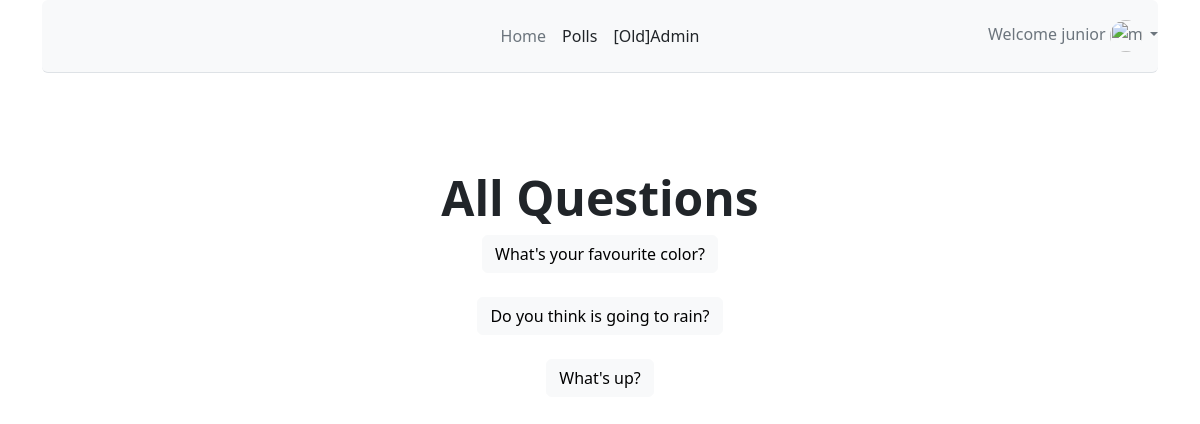
The page /polls/ (signed in) on the database its author committed.
### polls/models.py (models this page shows, shortened)
class Question(models.Model):
    question_text = models.CharField(max_length=200)
    pub_date = models.DateTimeField('date published')

### polls/views.py (the view)
# urls.py: path('', views.index, name='index'),
def index(request):
    latest_question_list = Question.objects.order_by('-pub_date')[:5]
    context = {'latest_question_list': latest_question_list,}
    return render(request, 'polls/index.html', context)

### templates/polls/index.html (shortened to what this page needs)
{% extends 'base.html' %}
{% block content %}
    <div class="px-4 py-5 my-5 text-center">
    <h1 class="display-5 fw-bold">All Questions</h1>
    <div class="col-lg-6 mx-auto">
        {% if latest_question_list %}
    {% for question in latest_question_list %}
        <a href="{% url 'polls:detail' question.id %}" class="btn btn-light lead mb-4">{{ question.question_text }}</a><br>
    {% endfor %}
{% else %}
    <p class="lead mb-4">No polls are available.</p>
{% endif %}
    </div>
    </div>
{% endblock %}

### templates/base.html (shortened to what this page needs)
<html lang="en"><head>
    <link href="https://cdn.jsdelivr.net/npm/bootstrap@5.2.2/dist/css/bootstrap.min.css" rel="stylesheet">
  </head>
  <body>
<main>
  <div class="container">
    <header class="d-flex flex-wrap align-items-center justify-content-center justify-content-md-between py-3 mb-4 border-bottom bg-light rounded">
      <a href="/" class="d-flex align-items-center col-md-3 mb-2 mb-md-0 text-dark text-decoration-none">
        <svg class="bi me-2" width="40" height="32" role="img" aria-label="Bootstrap"><use xlink:href="#bootstrap"></use></svg>
      </a>
      <ul class="nav col-12 col-md-auto mb-2 justify-content-center mb-md-0">
            <li><a href="/" class="nav-link px-2 link-secondary">Home</a></li>
            {% if user.is_authenticated %}
              <li><a href="/polls" class="nav-link px-2 link-dark">Polls</a></li>
              <li><a href="/admin" class="nav-link px-2 link-dark">[Old]Admin</a></li>
          {% else %}
            <li><a role="link" aria-disabled="true" class="nav-link px-2 link-dark">Polls</a></li>
          {% endif %}
      </ul>
      <div class="col-md-3 text-end">
          {% if user.is_authenticated %}
              <div class="dropdown text-end">
                <a href="#" class="d-block link-dark text-decoration-none dropdown-toggle text-muted" data-bs-toggle="dropdown" aria-expanded="false">
                  Welcome {{ user.username }}
                  <img src="https://github.com/mdo.png" alt="mdo" width="32" height="32" class="rounded-circle">
                </a>
              </div>
          {% else %}
              <a href="{% url 'login' %}" class="btn btn-outline-primary me-2">Log In</a>
              <a href="/accounts/signup/" class="btn btn-primary me-2">Sign-up</a>
          {% endif %}
      </div>
    </header>
  </div>
     {% block content %}
    {% endblock %}
</main>
</body></html>

### rows shown on the page
Question: question_text "What's your favourite color?"
Question: question_text "Do you think is going to rain?"
Question: question_text "What's up?"

### other values the page prints
{{ user.username }} "junior"
